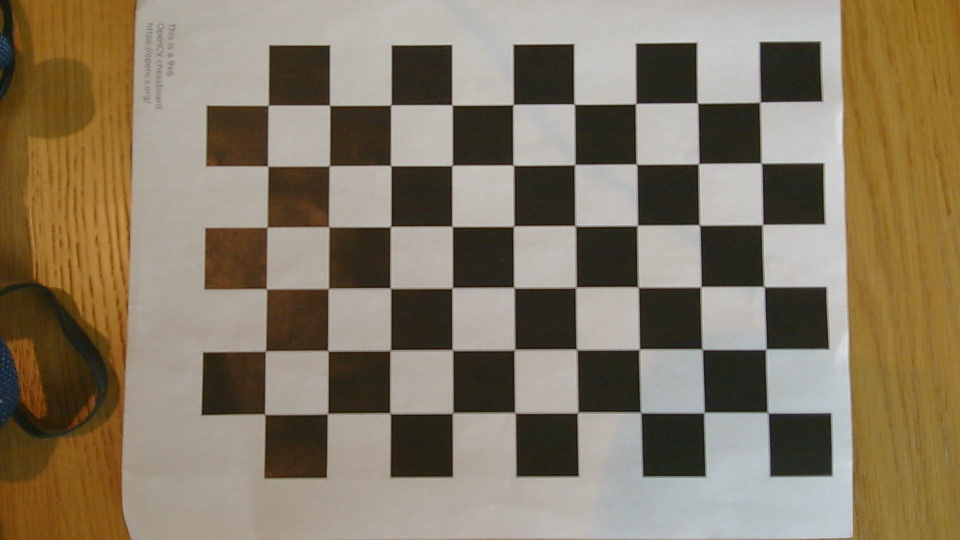
#> input picture camera/calibration/calib1.jpg, 1920 x 1080 px (shown at 1/2 size); its folder holds only this picture in this run
$ python calibration.py
#> lines starting #> are read from the running program, lines starting #| are printed output that depends on the picture; after the words box and inside, x2 and y2 are one past the last pixel; in counts of white or black regions, pixels touching at a corner belong together; long printed decimals are rounded
import cv2
import numpy as np
import glob

# Define the dimensions of checkerboard
CHECKERBOARD = (9, 6)  # (number of inner corners per a chessboard row and column)
criteria = (cv2.TERM_CRITERIA_EPS + cv2.TERM_CRITERIA_MAX_ITER, 30, 0.001)

# 3D points in real world space
objp = np.zeros((CHECKERBOARD[0]*CHECKERBOARD[1], 3), np.float32)
objp[:, :2] = np.mgrid[0:CHECKERBOARD[0], 0:CHECKERBOARD[1]].T.reshape(-1, 2)
objp *= 24.6  # Scale the object points to the actual size of the checkerboard squares (24.6mm)

objpoints = []  # 3d point in real world space
imgpoints = []  # 2d points in image plane.

# If you have a set of calibration images, use glob to read them
images = glob.glob('calibration/*.jpg')  # Place your calibration images in this folder

for fname in images:
    img = cv2.imread(fname)
#> img is the input picture: shape (1080, 1920, 3); mean B, G, R 100.6, 121.4, 134.1
    gray = cv2.cvtColor(img, cv2.COLOR_BGR2GRAY)
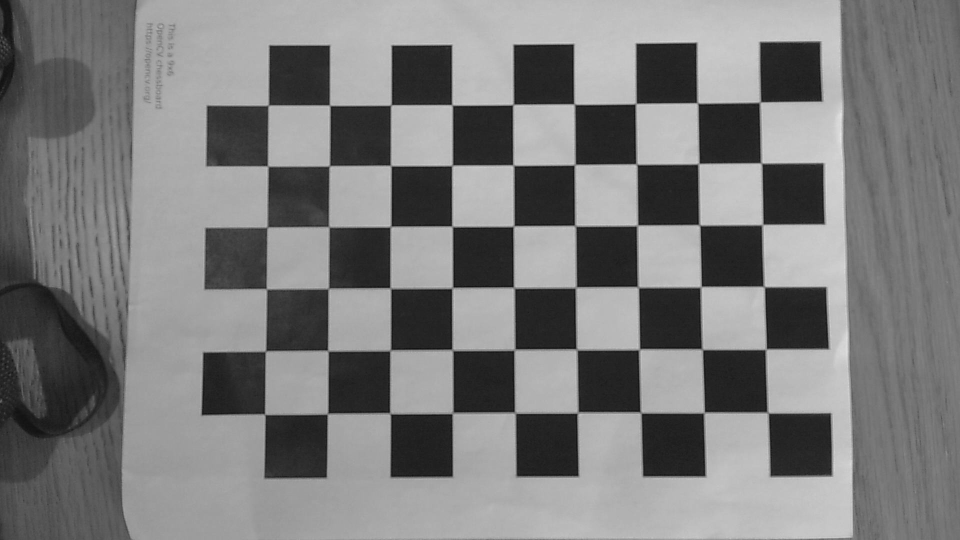
#> gray: shape (1080, 1920) (shown at 1/2 size); min 9, max 232, mean 122.8

    # Find the chess board corners
    ret, corners = cv2.findChessboardCorners(gray, CHECKERBOARD, None)
#> ret = True; corners = 54 rows, first 8: [1536, 825], [1408.5, 825.5], [1281.5, 825.5], [1156.5, 826], [1031.5, 825.5], [905.5, 827], [780.5, 826], [653.8, 829.3]

    # If found, add object points, image points (after refining them)
    if ret:
        objpoints.append(objp)
        corners2 = cv2.cornerSubPix(gray, corners, (11,11), (-1,-1), criteria)
#> corners2 = 54 rows, first 8: [1536.1, 825.8], [1408.4, 825.6], [1281.9, 825.6], [1155.6, 825.6], [1030.2, 826.1], [905.3, 826.8], [780.5, 827.1], [655.3, 828.1]
        imgpoints.append(corners2)

        # Draw and display the corners
        img = cv2.drawChessboardCorners(img, CHECKERBOARD, corners2, ret)
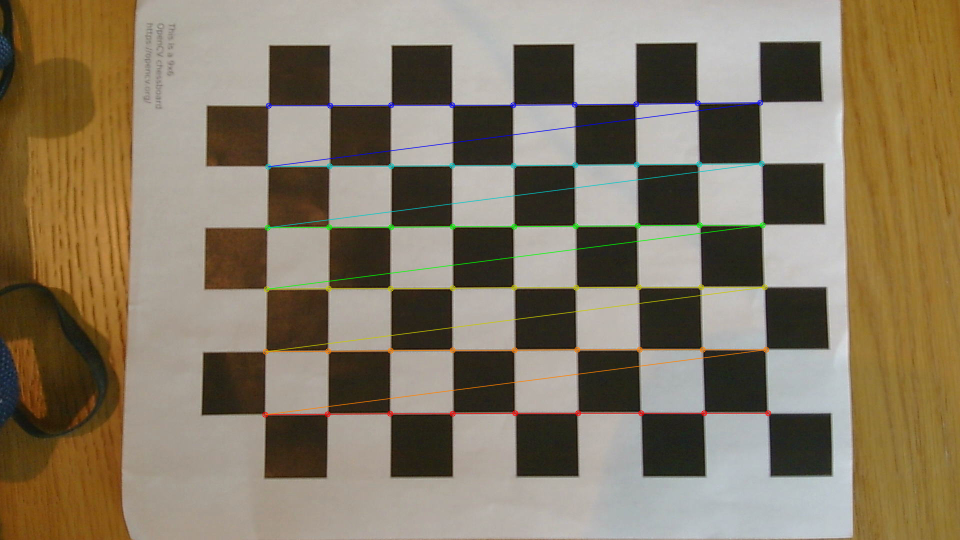
#> img: shape (1080, 1920, 3) (shown at 1/2 size); 1.79% of pixels changed, all inside (x1, y1, x2, y2) = (524, 199, 1543, 836)
        cv2.imshow('img', img)
        cv2.waitKey(5000)

cv2.destroyAllWindows()

# Calibration
ret, mtx, dist, rvecs, tvecs = cv2.calibrateCamera(objpoints, imgpoints, gray.shape[::-1], None, None)
#> ret = 0.23; mtx = [[1698.1, 0, 1051.3], [0, 1688.7, 406.3], [0, 0, 1]]; dist = [[0.0959, -0.156, -0.00391, 0.0091, -0.233]]; rvecs = ([-0.011, 0.101, 3.13],); tvecs = ([94.09, 82.38, 335.2],)

print("Camera matrix :\n", mtx)
#| Camera matrix :
#|  [[1.69814460e+03 0.00000000e+00 1.05131901e+03]
#|  [0.00000000e+00 1.68874706e+03 4.06251885e+02]
#|  [0.00000000e+00 0.00000000e+00 1.00000000e+00]]
print("Distortion coefficients :\n", dist)
#| Distortion coefficients :
#|  [[ 0.09585 -0.1563 -0.003909   0.009097 -0.233]]
print("Rotation Vectors :\n", rvecs)
#| Rotation Vectors :
#|  (array([[-0.01104],
#|        [ 0.1015],
#|        [ 3.134]]),)
print("Translation Vectors :\n", tvecs)
#| Translation Vectors :
#|  (array([[ 94.086],
#|        [ 82.379 ],
#|        [335.244 ]]),)

# Save the calibration results
np.savez('calibration_data.npz', mtx=mtx, dist=dist, rvecs=rvecs, tvecs=tvecs)

$ run again, on camera/calibration/calib6.jpg
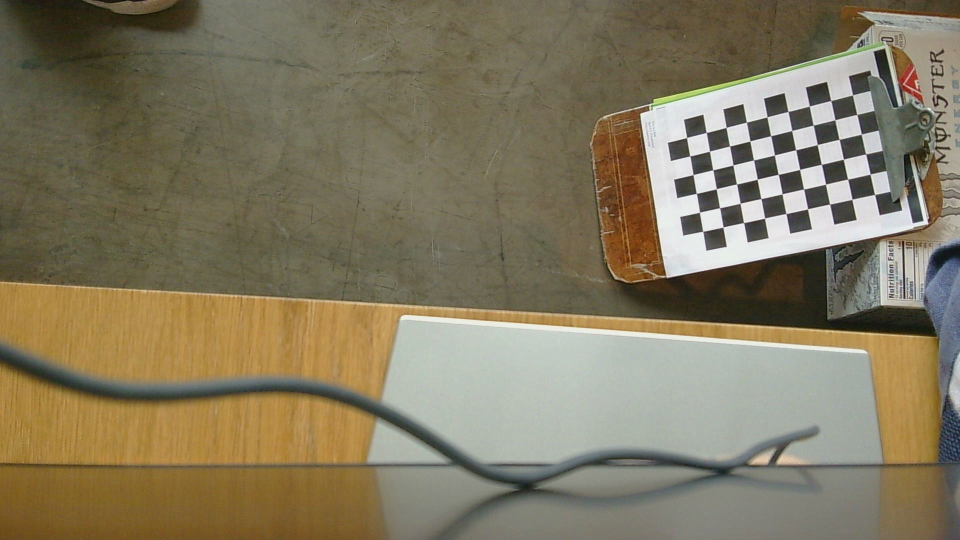
#> input picture camera/calibration/calib6.jpg, 1920 x 1080 px (shown at 1/2 size)
#> img is the input picture: shape (1080, 1920, 3); mean B, G, R 95.7, 120.7, 130.1
#> `gray = cv2.cvtColor(img, cv2.COLOR_BGR2GRAY)`:
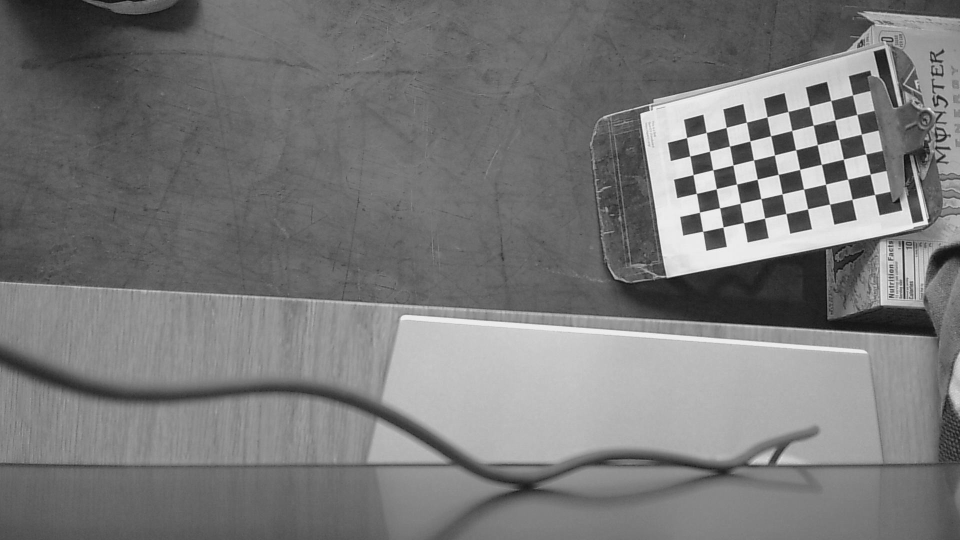
#> gray: shape (1080, 1920) (shown at 1/2 size); min 5, max 254, mean 120.6
#> `ret, corners = cv2.findChessboardCorners(gray, CHECKERBOARD, None)`: ret = True; corners = 54 rows, first 8: [1744, 385], [1704.5, 398.9], [1659.9, 408.8], [1615.6, 418.3], [1572.2, 427.5], [1529.2, 437], [1487.7, 445.8], [1446.6, 454.4]
#> corners2 = 54 rows, first 8: [1749.7, 389.3], [1704.5, 399], [1659.7, 408.6], [1615.6, 418.2], [1572.3, 427.5], [1529.6, 436.6], [1487.7, 445.7], [1446.5, 454.6]
#> `img = cv2.drawChessboardCorners(img, CHECKERBOARD, corners2, ret)`:
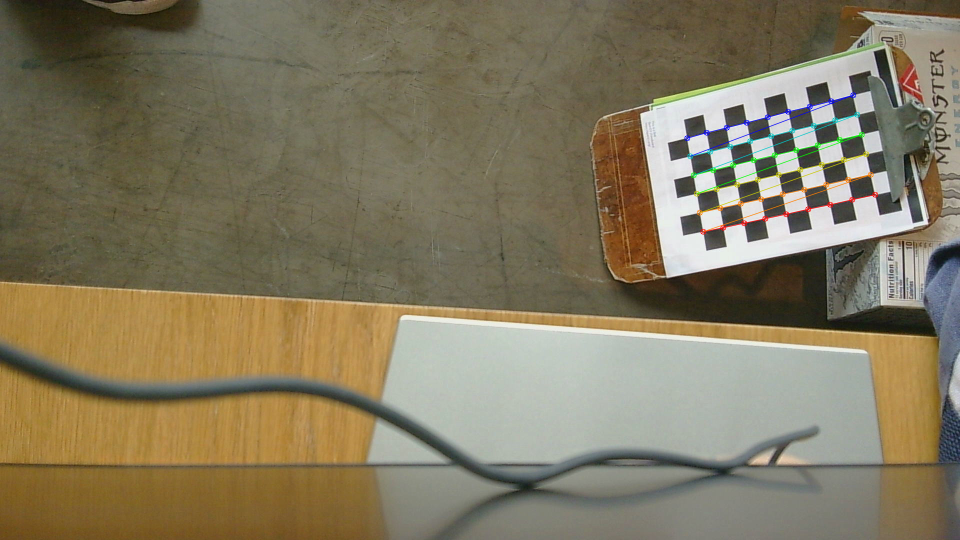
#> img: shape (1080, 1920, 3) (shown at 1/2 size); 0.73% of pixels changed, all inside (x1, y1, x2, y2) = (1368, 184, 1757, 470)
#> `ret, mtx, dist, rvecs, tvecs = cv2.calibrateCamera(objpoints, imgpoint..`: ret = 0.127; mtx = [[1645.1, 0, 989.8], [0, 1661.1, 545.5], [0, 0, 1]]; dist = [[0.0246, -0.0242, -0.0079, 0.00382, -0.406]]; rvecs = ([0.575, 0.289, 2.91],); tvecs = ([438, -87.7, 954.5],)
#| Camera matrix :
#|  [[1.64507775e+03 0.00000000e+00 9.89767823e+02]
#|  [0.00000000e+00 1.66108546e+03 5.45534352e+02]
#|  [0.00000000e+00 0.00000000e+00 1.00000000e+00]]
#| Distortion coefficients :
#|  [[ 0.02462 -0.02423 -0.007902  0.003816 -0.4062]]
#| Rotation Vectors :
#|  (array([[0.5746],
#|        [0.2892],
#|        [2.913]]),)
#| Translation Vectors :
#|  (array([[437.951],
#|        [-87.703],
#|        [954.543]]),)

$ run again, on camera/calibration/calib2.jpg
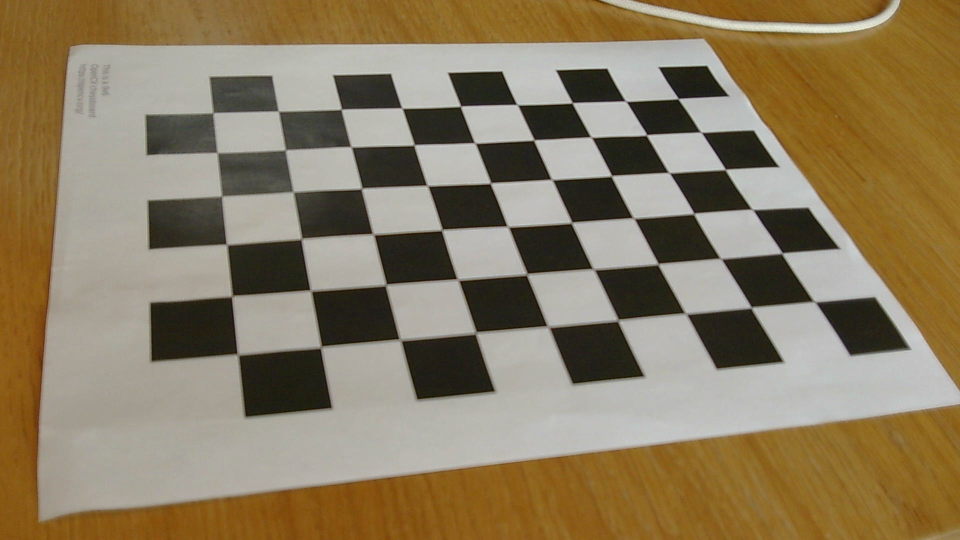
#> input picture camera/calibration/calib2.jpg, 1920 x 1080 px (shown at 1/2 size)
#> img is the input picture: shape (1080, 1920, 3); mean B, G, R 95.8, 123.5, 138.3
#> `gray = cv2.cvtColor(img, cv2.COLOR_BGR2GRAY)`:
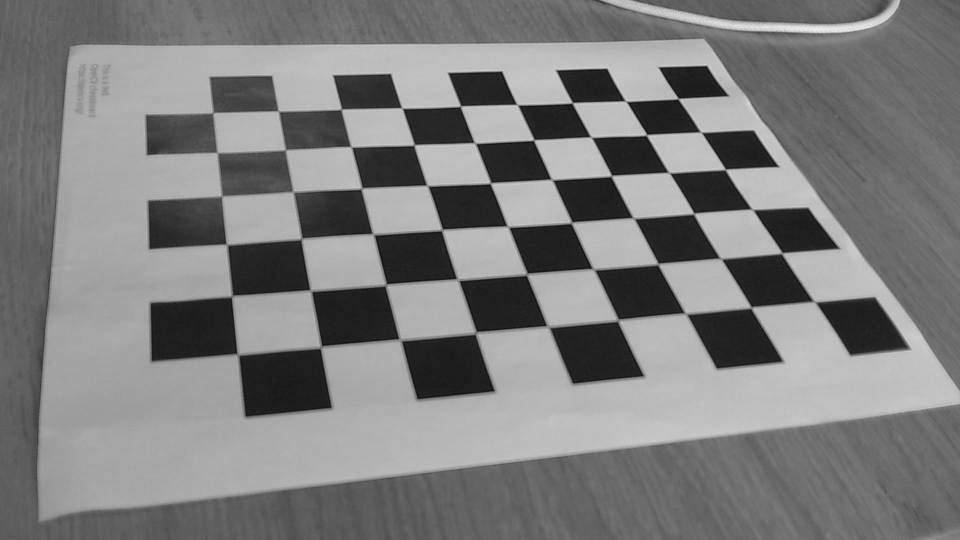
#> gray: shape (1080, 1920) (shown at 1/2 size); min 9, max 240, mean 124.7
#> `ret, corners = cv2.findChessboardCorners(gray, CHECKERBOARD, None)`: ret = True; corners = 54 rows, first 8: [1629.5, 603.5], [1502.5, 615], [1372, 627.5], [1236, 640.5], [1097, 653.5], [952, 666], [800, 680.5], [642, 695.5]
#> corners2 = 54 rows, first 8: [1629.7, 603.9], [1502.8, 615.3], [1371.6, 627.3], [1236.4, 640.3], [1095.7, 652.9], [952, 665.6], [800.5, 679.5], [641.8, 694.7]
#> `img = cv2.drawChessboardCorners(img, CHECKERBOARD, corners2, ret)`:
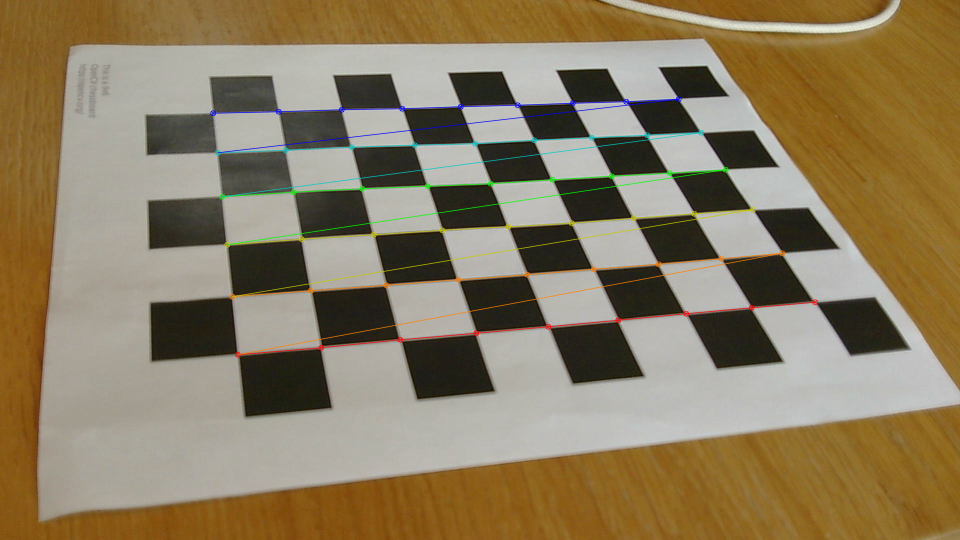
#> img: shape (1080, 1920, 3) (shown at 1/2 size); 1.82% of pixels changed, all inside (x1, y1, x2, y2) = (420, 192, 1637, 716)
#> `ret, mtx, dist, rvecs, tvecs = cv2.calibrateCamera(objpoints, imgpoint..`: ret = 0.839; mtx = [[2096.6, 0, 979.3], [0, 2457.8, 578.1], [0, 0, 1]]; dist = [[0.453, -6.38, -0.00339, -0.00203, 35.01]]; rvecs = ([-0.32, 1.29, 2.65],); tvecs = ([113.7, 3.96, 371.2],)
#| Camera matrix :
#|  [[2.09658065e+03 0.00000000e+00 9.79283553e+02]
#|  [0.00000000e+00 2.45782197e+03 5.78114289e+02]
#|  [0.00000000e+00 0.00000000e+00 1.00000000e+00]]
#| Distortion coefficients :
#|  [[ 4.53407010e-01 -6.37791782e+00 -3.39464108e-03 -2.02783442e-03
#|    3.50122882e+01]]
#| Rotation Vectors :
#|  (array([[-0.3198],
#|        [ 1.289],
#|        [ 2.648]]),)
#| Translation Vectors :
#|  (array([[113.655],
#|        [  3.962],
#|        [371.151]]),)

$ run again, on camera/calibration/calib3.jpg
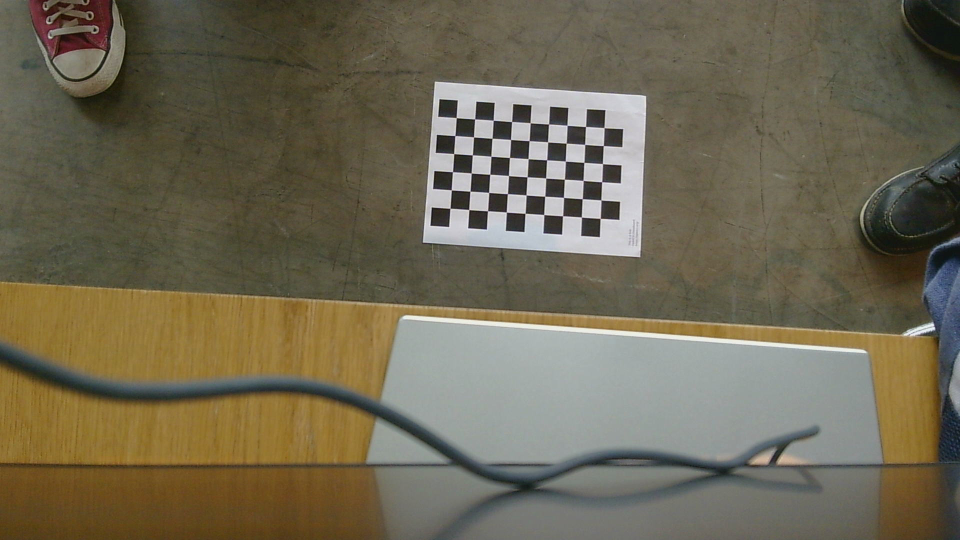
#> input picture camera/calibration/calib3.jpg, 1920 x 1080 px (shown at 1/2 size)
#> img is the input picture: shape (1080, 1920, 3); mean B, G, R 82.3, 103.1, 110.1
#> `gray = cv2.cvtColor(img, cv2.COLOR_BGR2GRAY)`:
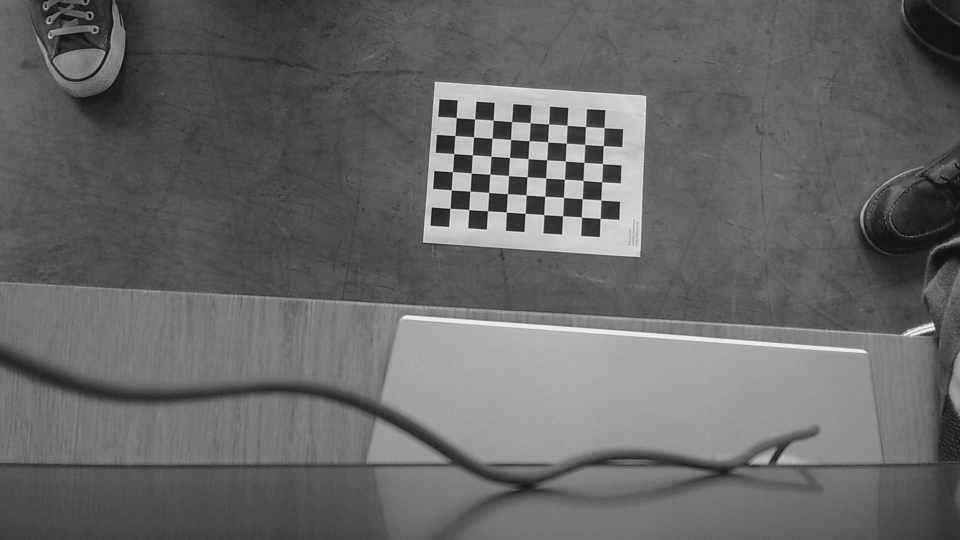
#> gray: shape (1080, 1920) (shown at 1/2 size); min 8, max 248, mean 102.8
#> `ret, corners = cv2.findChessboardCorners(gray, CHECKERBOARD, None)`: ret = True; corners = 54 rows, first 8: [912.9, 235.6], [949.8, 238.4], [986.8, 241.2], [1023.6, 243.7], [1060.6, 246], [1097.6, 248.6], [1134.6, 251.3], [1171.4, 253.5]
#> corners2 = 54 rows, first 8: [912.8, 235.7], [949.9, 238.5], [986.8, 241.1], [1023.7, 243.6], [1060.6, 246.1], [1097.6, 248.5], [1134.5, 251.1], [1171.5, 253.6]
#> `img = cv2.drawChessboardCorners(img, CHECKERBOARD, corners2, ret)`:
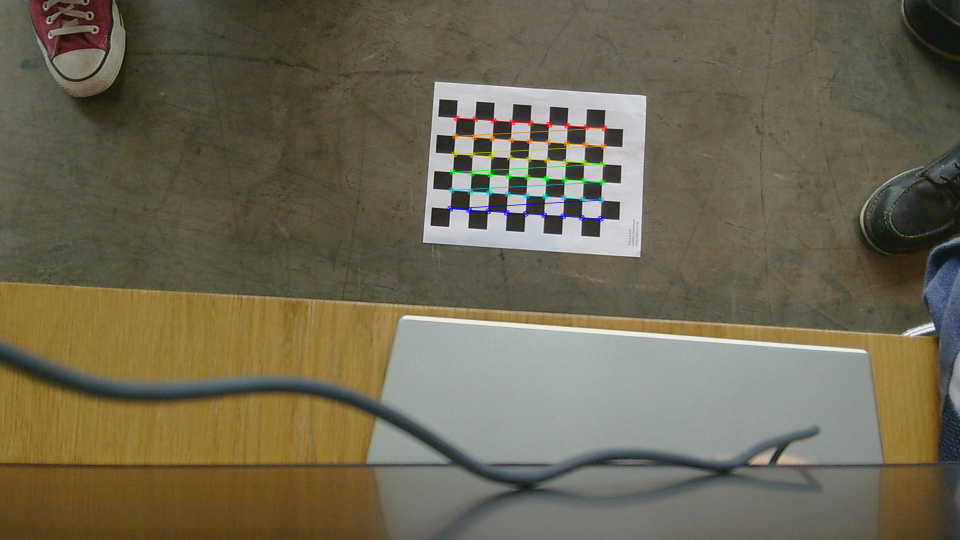
#> img: shape (1080, 1920, 3) (shown at 1/2 size); 0.67% of pixels changed, all inside (x1, y1, x2, y2) = (894, 230, 1215, 444)
#> `ret, mtx, dist, rvecs, tvecs = cv2.calibrateCamera(objpoints, imgpoint..`: ret = 0.0971; mtx = [[4118, 0, 938.7], [0, 4381.2, 489.4], [0, 0, 1]]; dist = [[1.98, -74.98, 0.0224, -0.0428, -1.07]]; rvecs = ([-0.388, 0.0102, 0.0658],); tvecs = ([-16.86, -158.1, 2738.9],)
#| Camera matrix :
#|  [[4.11804608e+03 0.00000000e+00 9.38739367e+02]
#|  [0.00000000e+00 4.38122315e+03 4.89442915e+02]
#|  [0.00000000e+00 0.00000000e+00 1.00000000e+00]]
#| Distortion coefficients :
#|  [[ 1.97523336e+00 -7.49778744e+01  2.24099184e-02 -4.27765361e-02
#|   -1.07021759e+00]]
#| Rotation Vectors :
#|  (array([[-0.3883],
#|        [ 0.01015],
#|        [ 0.06578]]),)
#| Translation Vectors :
#|  (array([[ -16.858],
#|        [-158.114],
#|        [2738.909]]),)
